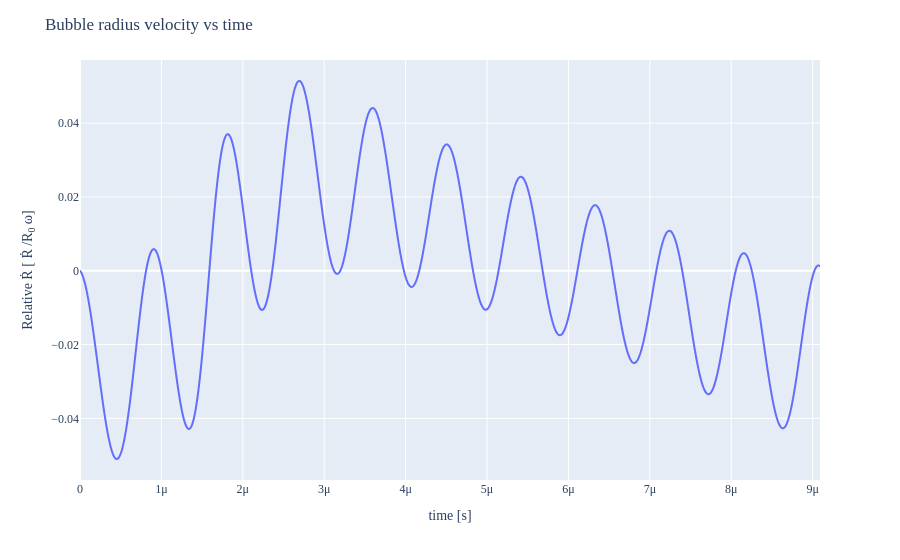

This figure's notebook cell:
### Code cell
fig = px.line(x=BD_obj.time, y=BD_obj.Rdot)
fig.update_layout(
    font_family="'Serif",
    xaxis=dict(title="time [s]"),
    yaxis=dict(title="Relative <span>&#7768;</span> [ <span>&#7768;</span> /R<sub>0</sub> &#969;]"),
    title="Bubble radius velocity vs time",
    font_size=12
)
fig.show()

# The HTML coding is used for greek letters and sub/superscripts and overdots in the labels. 
# The list of unicodes of letters can be found here: https://www.compart.com/en/unicode/U+03C9

### Figure 1 — Plotly figure (JSON) as saved in the notebook; plotly's stock layout.template omitted (floating-point values rounded to 4 significant figures; data arrays with more than 128 entries replaced by an {"elided": "..."} marker saying what was removed)
{"data": [{"hovertemplate": "x=%{x}<br>y=%{y}<extra></extra>", "legendgroup": "", "line": {"color": "#636efa", "dash": "solid"}, "marker": {"symbol": "circle"}, "mode": "lines", "name": "", "showlegend": false, "type": "scattergl", "x": {"elided": "9091 float values"}, "xaxis": "x", "y": {"elided": "9091 float values"}, "yaxis": "y"}], "layout": {"font": {"family": "'Serif", "size": 12}, "legend": {"tracegroupgap": 0}, "margin": {"t": 60}, "title": {"text": "Bubble radius velocity vs time"}, "xaxis": {"anchor": "y", "domain": [0, 1], "title": {"text": "time [s]"}}, "yaxis": {"anchor": "x", "domain": [0, 1], "title": {"text": "Relative <span>&#7768;</span> [ <span>&#7768;</span> /R<sub>0</sub> &#969;]"}}}}
